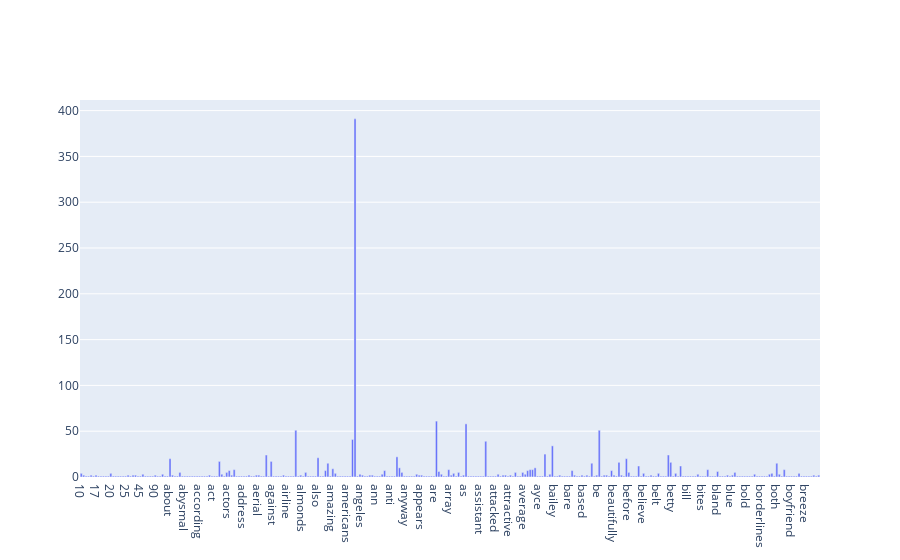

Notebook source saved alongside this figure:
### Code cell
# Answer here

# We can do a sample at the beginning

X_second_sample = X_second.sample(n=1000)
X_second_sample_counts = count_vect.fit_transform(X_second_sample.text)

term_frequencies = []
for j in range(0,X_second_sample_counts.shape[1]):
    term_frequencies.append(sum(X_second_sample_counts[:,j].toarray()))

term_frequencies = np.asarray(X_second_sample_counts.sum(axis=0))[0]


x = [str(i) for i in count_vect.get_feature_names()][:300]
y = term_frequencies[:300]

g = pltgo.Figure()
g.add_trace(pltgo.Bar(x=x, y=y))
g.show()

### Figure 1 — Plotly figure (JSON) as saved in the notebook; plotly's stock layout.template omitted (floating-point values rounded to 4 significant figures; data arrays with more than 128 entries replaced by an {"elided": "..."} marker saying what was removed)
{"data": [{"type": "bar", "x": {"elided": "300 str values"}, "y": {"elided": "300 int values"}}], "layout": {}}
